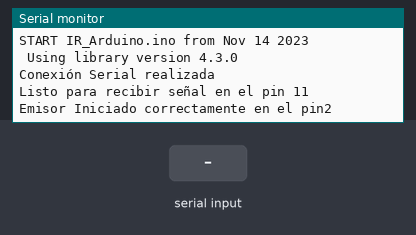
Bench run of a sketch on a simulated Arduino Uno, built with avr-gcc and run on an emulated ATmega328P. Shown: the last lines printed to the serial monitor. Inputs (shaded band) come from the test bench.

Above: at 1.3 s.
1.4 s: "a" received over Serial
At 2.6 s:
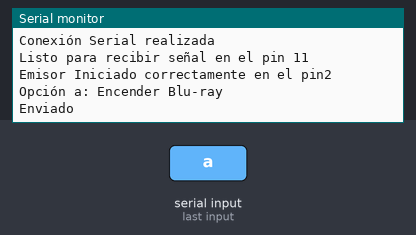
2.9 s: byte 107 ('k') received over Serial
At 4.6 s:
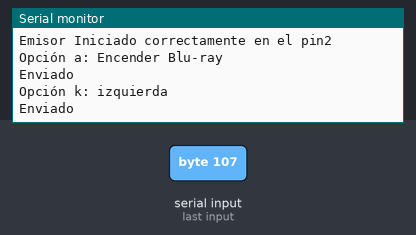
4.9 s: byte 108 ('l') received over Serial
At 5.66 s:
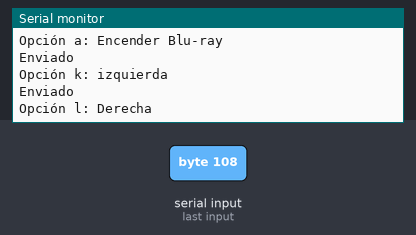
7.0 s: byte 109 ('m') received over Serial
At 8.8 s:
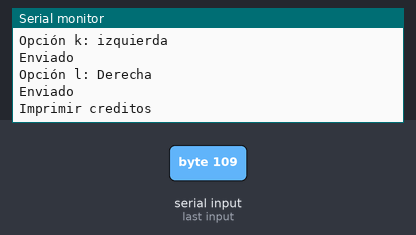
9.1 s: "b" received over Serial
At 10.4 s:
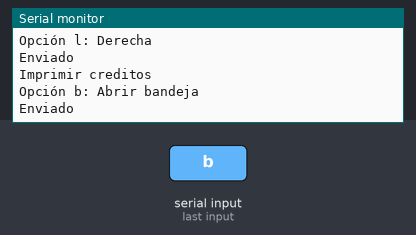
11.1 s: "c" received over Serial
At 11.84 s:
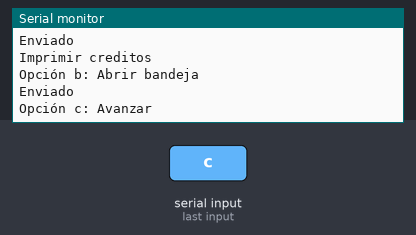

Measured:
- after the input at 1.4 s, the serial monitor: prints a new line at once (image 1)
- after the input at 2.9 s, the serial monitor: prints a new line after 0.60 s (image 2)
- after the input at 4.9 s, the serial monitor: prints a new line after 0.69 s (image 3)
- after the input at 7.0 s, the serial monitor: prints a new line after 0.68 s (image 4)
- after the input at 9.1 s, the serial monitor: prints a new line after 0.58 s (image 5)
- after the input at 11.1 s, the serial monitor: prints a new line after 0.67 s (image 6)

The sketch:

IR_Arduino.ino
```cpp
#include <IRremote.h>

#define IR_SEND_PIN 2
#define IR_RECEIVE_PIN 11     // Se puede omitir la definición de IR_RECEIVE_PIN si se utiliza el pin 2, que es el predeterminado para la recepción en la librería IRremote.
unsigned long key_value = 0;  // Variable para almacenar el valor de la tecla


void setup() {
  Serial.begin(9600);                                                                                     // Inicializa la comunicación serial
  Serial.println(F("START " __FILE__ " from " __DATE__ "\r\n Using library version " VERSION_IRREMOTE));  // se imprime en el monitor la informacion del archivo de donde se esta compilando, la fecha y la version de libreria que se esta ocupando
  Serial.println("Conexión Serial realizada");

   IrReceiver.begin(IR_RECEIVE_PIN);  // Inicializa el receptor IR en el pin especificado
  Serial.print(F("Listo para recibir señal en el pin "));
  Serial.println(IR_RECEIVE_PIN);

  IrSender.begin(IR_SEND_PIN);  //Inicializa el emisor en el pin especificado
  Serial.print(F("Emisor Iniciado correctamente en el pin"));
  Serial.println(IR_SEND_PIN);
}

void loop() {
  if (IrReceiver.decode()) {  // Si el receptor ha decodificado una señal, entra en el if
    key_value = IrReceiver.decodedIRData.decodedRawData;
    Serial.print("Código recibido en HEX: ");
    Serial.println(key_value, HEX);  //se imprime en valor hexadecimal la informacion proveniente del control remoto, se recive como argumento key_value

    IrReceiver.printIRResultShort(&Serial); //Imprime la informacion recibida, protocolo, comando recibido, informacion RAW, bits
    IrReceiver.printIRSendUsage(&Serial);//Imprime la manera correcta de enviarlo a traves de IRSender

    Serial.println();
    IrReceiver.resume();
    Serial.println("Espere al siguiente mensaje para recibir el siguiete codigo");
    Serial.println("Listo para recibir el siguiente codigo");
  }

if (Serial.available()) {
    // Lee el carácter que se envia desde el bluetooth
    //TODO Eliminar la cadena recivida desde el dispositivo bluetooth
    char opc = Serial.read();
    menu(opc);  // Llama a la función menú
  }
}
//funcion que imprime los creditos
void imprimirCreditos() {

}

void menu(char opc) {
  switch (opc) {
    case 'a':
      Serial.println("Opción a: Encender Blu-ray");
      Serial.flush();  // Espera a que se envíen completamente los datos por el puerto serial
      IrSender.sendSony(0x1C5A, 0x15, 2, 20);
      Serial.println("Enviado");
      delay(2000);
      break;
    case 'b':
      Serial.println("Opción b: Abrir bandeja");
      Serial.flush();                    // Espera a que se envíen completamente los datos por el puerto serial
      IrSender.sendSony(0x1C5A, 0x16, 2, 20);// Código IR para abrir la bandeja
      Serial.println("Enviado");
      delay(2000);  // Espera a 2 segundos antes de continuar
      break;
    case 'c':
      Serial.println("Opción c: Avanzar");
      Serial.flush();                    // Espera a que se envíen completamente los datos por el puerto serial
      IrSender.sendSony(0x1C5A, 0x1C, 2, 20); // // Código IR para la acción "Avanzar"
      Serial.println("Enviado");
      delay(2000);  // Espera a 2 segundos antes de continuar
      break;
    case 'd':
      Serial.println("Opción d: Retroceder");
      Serial.flush();                   // Espera a que se envíen completamente los datos por el puerto serial
      IrSender.sendSony(0x1C5A, 0x1B, 2, 20);  // Código IR para la accion "Retroceder" pararetroceder
      Serial.println("Enviado");
      delay(2000);  // Espera a 2 segundos antes de continuar
      break;
    case 'e':
      Serial.println("Opción e : Siguiente");
      Serial.flush();                    // Espera a que se envíen completamente los datos por el puerto serial
      IrSender.sendSony(0x1C5A, 0x56, 2, 20);  // Código IR para la accion "Siguiente" parasiguiente
      Serial.println("Enviado");
      delay(2000);  // Espera a 2 segundos antes de continuar
      break;
    case 'f':
      Serial.println("Opción f: Regresar");
      Serial.flush();                    // Espera a que se envíen completamente los datos por el puerto serial
      IrSender.sendSony(0x1C5A, 0x57, 2, 20);  // Código IR para la accion "Regresar" pararegresar
      Serial.println("Enviado");
      delay(2000);  // Espera a 2 segundos antes de continuar
      break;
    case 'g':
      Serial.println("Opción g: Reproduccion");
      Serial.flush();                    // Espera a que se envíen completamente los datos por el puerto serial
      IrSender.sendSony(0x1C5A, 0x1A, 2, 20);  // Código IR para la accion "Reproducir" parareproducir
      Serial.println("Enviado");
      delay(2000);  // Espera a 2 segundos antes de continuar
      break;
    case 'h':
      Serial.println("Opción h: Pausa");
      Serial.flush();                    // Espera a que se envíen completamente los datos por el puerto serial
      IrSender.sendSony(0x1C5A, 0x19, 2, 20);  // Código IR para la accion "Pausar" parapausar
      Serial.println("Enviado");
      delay(2000);  // Espera a 2 segundos antes de continuar
      break;
    case 'i':
      Serial.println("Opción i: Arriba");
      Serial.flush();                     // Espera a que se envíen completamente los datos por el puerto serial
      IrSender.sendSony(0x1C5A, 0x39, 2, 20);  // Código IR para la accion "Arriba" paraarriba
      Serial.println("Enviado");
      delay(2000);  // Espera a 2 segundos antes de continuar
      break;
    case 'j':
      Serial.println("Opción j: Abajo");
      Serial.flush();                    // Espera a que se envíen completamente los datos por el puerto serial
      IrSender.sendSony(0x1C5A, 0x3A, 2, 20);  // Código IR para la accion "Abajo" paraabajo
      Serial.println("Enviado");
      delay(2000);  // Espera a 2 segundos antes de continuar
      break;
    case 'k':
      Serial.println("Opción k: izquierda");
      Serial.flush();                    // Espera a que se envíen completamente los datos por el puerto serial
      IrSender.sendSony(0x1C5A, 0x3B, 2, 20);  // Código IR para la accion "Izquierda" paraizquierda
      Serial.println("Enviado");
      delay(2000);  // Espera a 2 segundos antes de continuar
      break;
    case 'l':
      Serial.println("Opción l: Derecha");
      Serial.flush();                    // Espera a que se envíen completamente los datos por el puerto serial
      IrSender.sendSony(0x1C5A, 0x3C, 2, 20);  // Código IR para la accion "Derecha" para derecha
      Serial.println("Enviado");
      delay(2000);  // Espera a 2 segundos antes de continuar
      break;
    case 'm':
      Serial.println("Imprimir creditos");
      imprimirCreditos();  //Lamado a funcion de imprimir creditos
      delay(2000);         // Espera a 2 segundos antes de continuar
      break;
    default:
      Serial.println("Opción no válida");
      break;
  }
}
```
